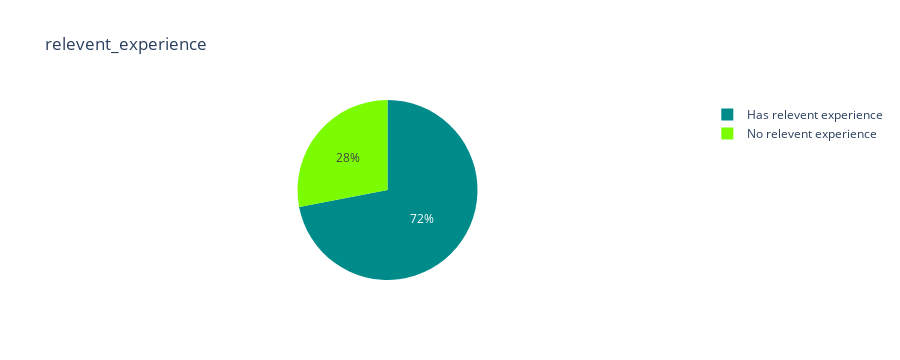

The code cell stored with this chart in its notebook:
### Code cell
pie_chart(data,'relevent_experience')

### Figure 1 — Plotly figure (JSON) as saved in the notebook; plotly's stock layout.template omitted (floating-point values rounded to 4 significant figures)
{"data": [{"domain": {"x": [0, 1], "y": [0, 1]}, "hovertemplate": "label=%{label}<br>value=%{value}<extra></extra>", "labels": ["Has relevent experience", "No relevent experience"], "legendgroup": "", "name": "", "showlegend": true, "type": "pie", "values": [71.99, 28.01]}], "layout": {"height": 360, "legend": {"tracegroupgap": 0}, "piecolorway": ["darkcyan", "lawngreen"], "title": {"text": "relevent_experience"}}}
